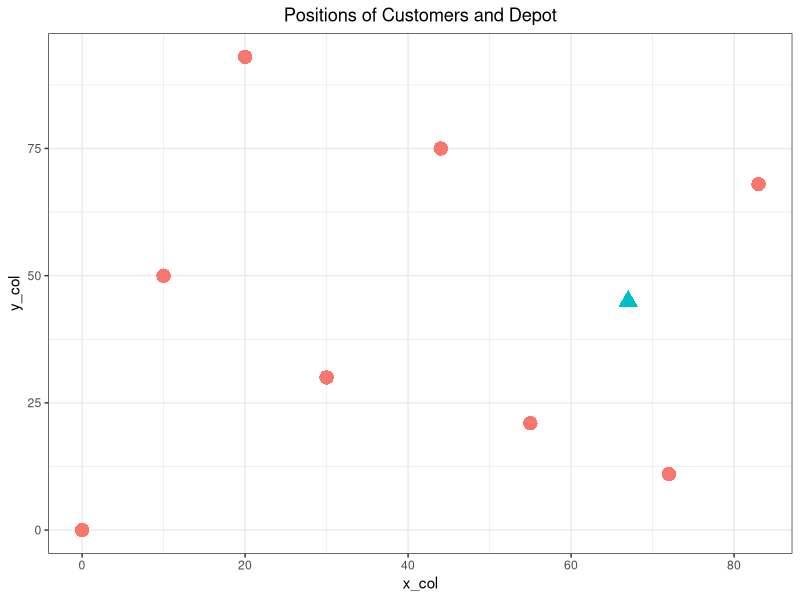

This chart was generated by the following R code:
x <- c(0,10,30,20,67,55,44,72,83);
y <- c(0,50,30,93,45,21,75,11,68);

library(ggplot2)
attribute <- c('Customer','Customer','Customer','Customer','Depot','Customer','Customer','Customer','Customer')
mydata<- data.frame(x_col=x,y_col=y,attribute=attribute)
mydata
ggplot(mydata, mapping=aes(x=x_col,y=y_col,fill=attribute,col=factor(attribute)))+
  geom_point(aes(size=10,shape = factor(attribute)))+
  theme_bw()+
theme(legend.position = 'none')+
theme(plot.title = element_text(hjust=.5))+
labs(title='Positions of Customers and Depot')

